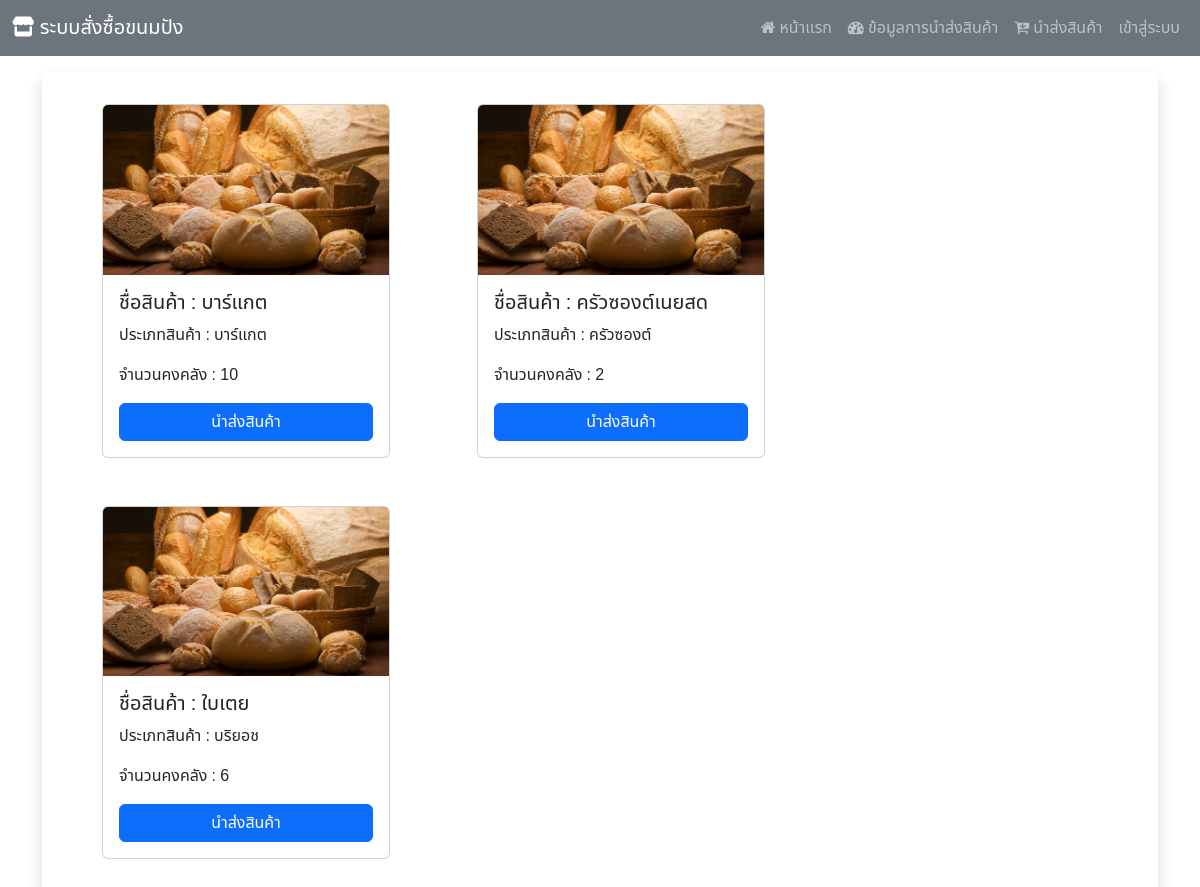
The page / on the database its author committed.
### Hospital_app/models.py (models this page shows, shortened)
class product(models.Model):
    product_id = models.AutoField(primary_key=True)
    product_name = models.CharField(max_length=255)
    product_type = models.ForeignKey(d_type, on_delete=models.CASCADE)
    product_qty = models.IntegerField()
    product_exp = models.DateField()

class d_type(models.Model):
    type_id = models.AutoField(primary_key=True)
    type_name = models.CharField(max_length=255)
    def __str__(self):
        return f"{self.type_name}"

### Hospital_app/views.py (the view)
# urls.py: path('',views.home),
def home(request):
    show_product = product.objects.all()
    context  = {"product_data" : show_product}
    return render(request,'product_data.html',context)

### Hospital_app/templates/product_data.html (shortened to what this page needs)
{%extends "base.html"%}
{% block content %}
<div
  class="container my-3 d-flex justify-content-center align-items-center shadow rounded"
>
  <div class="row">
    {% for i in product_data %}
    <div class="col-lg-3 col-md-6 me-5 ms-5 mb-5">
      <div class="card" style="width: 18rem">
        <img src="static/images/product/product.jpg" class="card-img-top" alt=" {{ i.product_name }}" />
        <div class="card-body">
          <h5 class="card-title">ชื่อสินค้า : {{ i.product_name }}</h5>
          <p class="card-text">ประเภทสินค้า : {{ i.product_type }}</p>
          <p class="card-text">จำนวนคงคลัง : {{ i.product_qty }}</p>
          <a href="#" class="btn btn-primary w-100">นำส่งสินค้า</a>
        </div>
      </div>
    </div>
    {% endfor %}
  </div>
</div>
{% endblock content %}

### Hospital_app/templates/base.html (shortened to what this page needs)
<!DOCTYPE html>
<html>
  <head>
    {% load bootstrap5 %} {% bootstrap_css %} {% bootstrap_javascript %}
    <link
      rel="stylesheet"
      href="path/to/font-awesome/css/font-awesome.min.css"
    />
    <link
      href="https://maxcdn.bootstrapcdn.com/font-awesome/4.7.0/css/font-awesome.min.css"
      rel="stylesheet"
    />
  </head>
  <body>
    <nav class="navbar navbar-expand-lg navbar-dark bg-secondary">
      <div class="container-fluid">
        <a class="navbar-brand" href="#"
          ><i class="fa-solid fa-store" aria-hidden="true"></i>
          ระบบสั่งซื้อขนมปัง
        </a>
        <div class="collapse navbar-collapse" id="navbarNav">
          <ul class="navbar-nav ms-auto">
            <li class="nav-item">
              <a class="nav-link" href="/">
                <i class="fa fa-home" aria-hidden="true"></i>
                หน้าเเรก</a
              >
            </li>
            <li class="nav-item">
              <a class="nav-link" href="/report">
                <i class="fa fa-tachometer" aria-hidden="true"></i>
                ข้อมูลการนำส่งสินค้า</a
              >
            </li>
            <li class="nav-item">
              <a class="nav-link" href="/buy_productu">
                <i class="fa fa-cart-arrow-down" aria-hidden="true"></i>
                นำส่งสินค้า</a
              >
            </li>
            {% if user.is_authenticated %}
            <li class="nav-item">
              <a class="nav-link" href="logout">ออกจากระบบ</a>
            </li>
            {% else %}
            <li class="nav-item">
              <a class="nav-link" href="/login">เข้าสู่ระบบ</a>
            </li>
            {% endif %}
          </ul>
        </div>
      </div>
    </nav>
    <div class="container ">
      {% block content%}{% endblock %}
    </div>
  </body>
</html>

### Hospital_app/templates/base.html (style rules this page uses)
body { font-family: "Noto Sans Thai", sans-serif; }

### rows shown on the page
product: product_name "บาร์แกต", product_type "บาร์แกต", product_qty "10"
product: product_name "ครัวซองต์เนยสด", product_type "ครัวซองต์", product_qty "2"
product: product_name "ใบเตย", product_type "บริยอช", product_qty "6"
